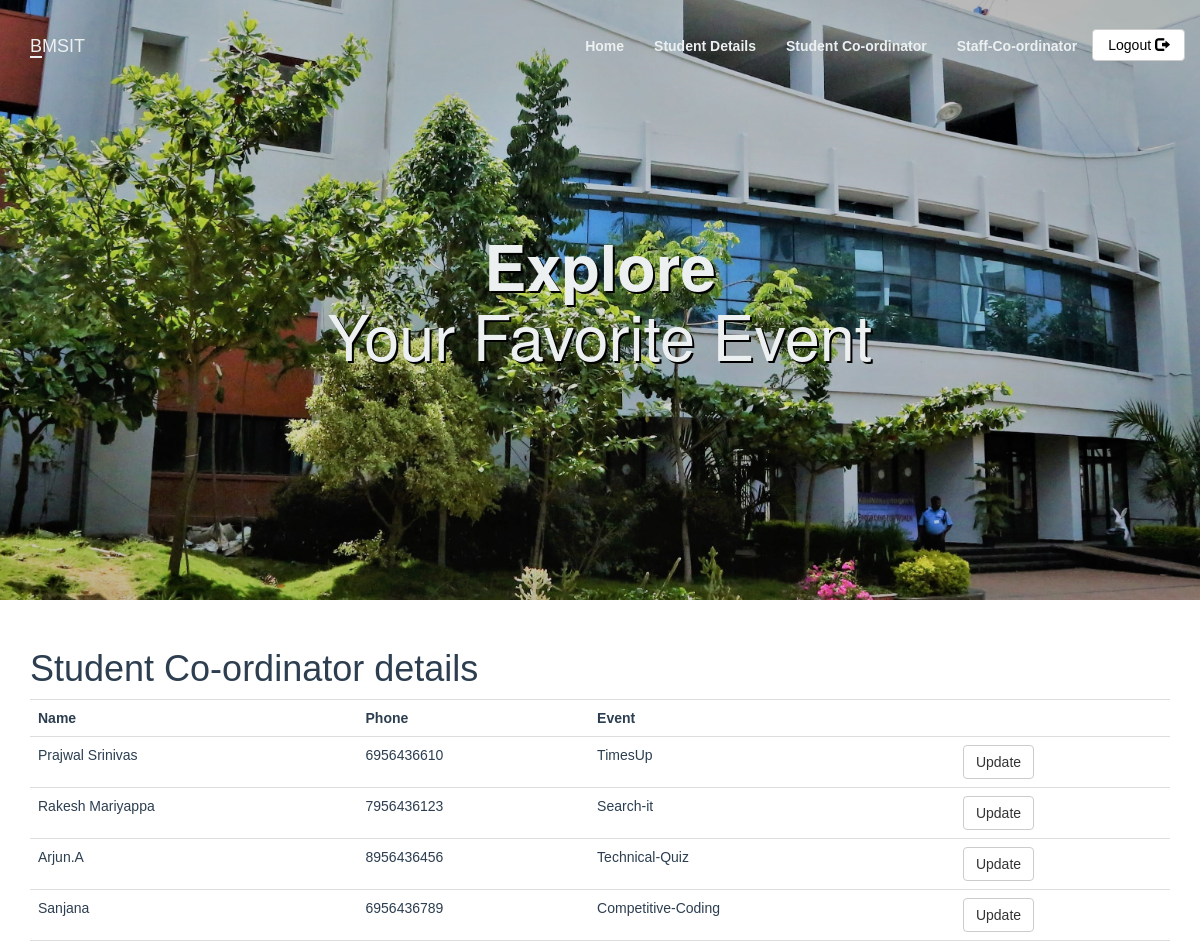
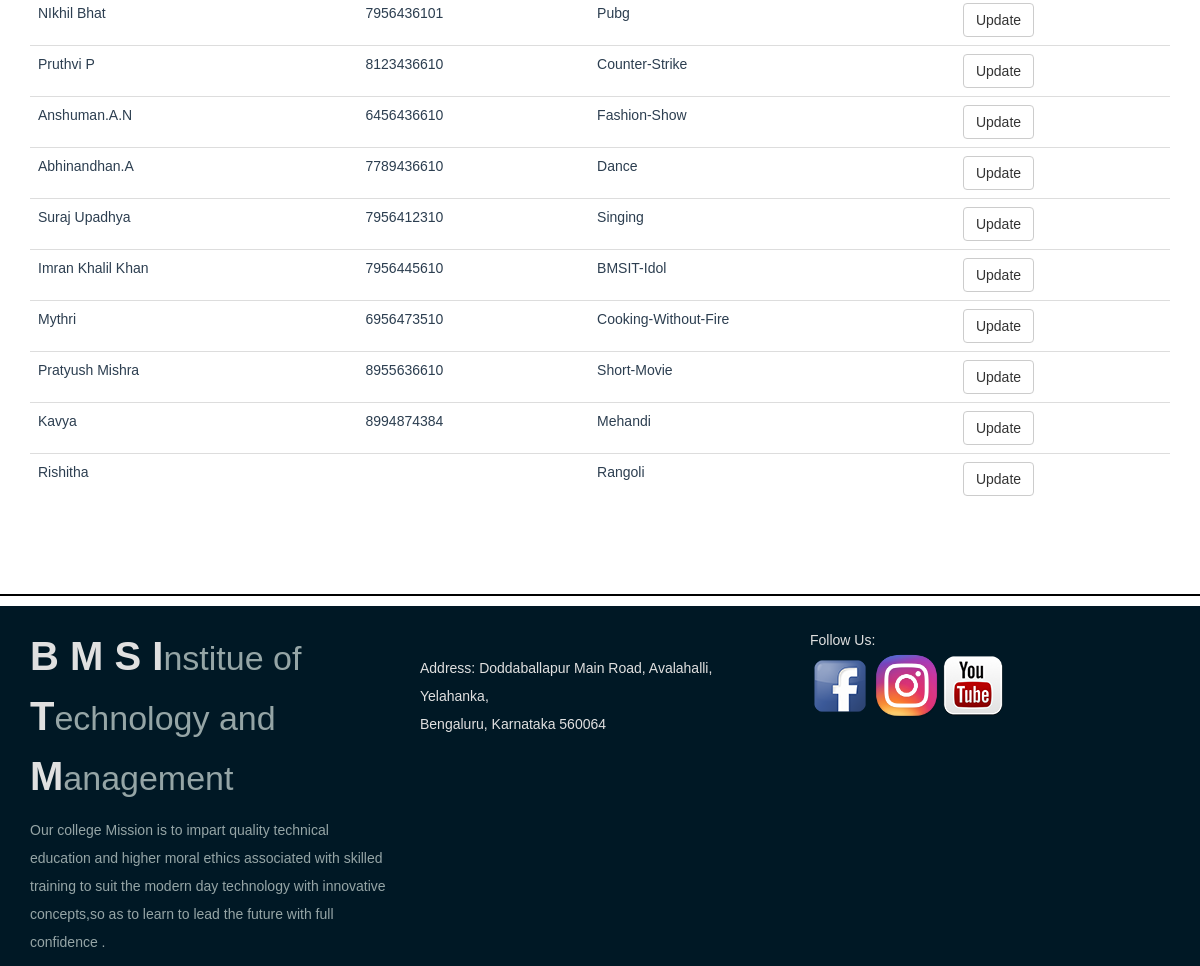
Screenshot of /Stu_cordinator.php with the database file from the repository (2 pictures, top to bottom).
### tables this page shows
CREATE TABLE `student_coordinator` (
  `sid` int(11) NOT NULL,
  `st_name` varchar(100) NOT NULL,
  `phone` varchar(10) DEFAULT NULL,
  `event_id` int(11) DEFAULT NULL
);

CREATE TABLE `events` (
  `event_id` int(11) NOT NULL,
  `event_title` varchar(50) NOT NULL,
  `event_price` int(11) DEFAULT NULL,
  `participents` int(100) DEFAULT 0,
  `img_link` text DEFAULT NULL,
  `type_id` int(11) DEFAULT NULL
);

### Stu_cordinator.php (the view, shortened to what this page needs)
<?php
include_once 'classes/db1.php';
$result = mysqli_query($conn,"SELECT * FROM student_coordinator s ,events e where e.event_id= s.event_id");
?>
<!DOCTYPE html>
<html>
<head>
        <?php require 'utils/styles.php'; ?>
    </head>
<body><?php include 'utils/adminHeader.php'?>
<div class = "content">
<div class = "container">
<h1>Student Co-ordinator details</h1>
<?php
if (mysqli_num_rows($result) > 0) {
?>
 <table class="table table-hover" >
  <tr>
    <th>Name</th>
    <th>Phone</th>
    <th>Event</th>
    <th></th>
  </tr>
<?php
while($row = mysqli_fetch_array($result)) {
?>
<tr>
    <td><?php echo $row["st_name"]; ?></td>
    <td><?php echo $row["phone"]; ?></td>
    <td><?php echo $row["event_title"]; ?></td>
    <td> <?php echo '<a  href="updateStudent.php?id='.$row['event_id'].'" class = "btn btn-default"> Update</a>'?></td>
</tr>
<?php
}
?>
</table>
 <?php
}
else{
    echo "No result found";
}
?>
</div>
</div>
 </body>
 <?php include 'utils/footer.php';?>
</html>

### css/style.css (style rules this page uses)
body { overflow-x: hidden; }
.content { font-family: Arial, Helvetica, sans-serif; color: #2C3E50; }

### rows the page displays
student_coordinator: st_name "Prajwal Srinivas", phone "6956436610", event.event_title "TimesUp"
student_coordinator: st_name "Rakesh Mariyappa", phone "7956436123", event.event_title "Search-it"
student_coordinator: st_name "Arjun.A", phone "8956436456", event.event_title "Technical-Quiz"
student_coordinator: st_name "Sanjana", phone "6956436789", event.event_title "Competitive-Coding"
student_coordinator: st_name "NIkhil Bhat", phone "7956436101", event.event_title "Pubg"
student_coordinator: st_name "Pruthvi P", phone "8123436610", event.event_title "Counter-Strike"
student_coordinator: st_name "Anshuman.A.N", phone "6456436610", event.event_title "Fashion-Show"
student_coordinator: st_name "Abhinandhan.A", phone "7789436610", event.event_title "Dance"
student_coordinator: st_name "Suraj Upadhya", phone "7956412310", event.event_title "Singing"
student_coordinator: st_name "Imran Khalil Khan", phone "7956445610", event.event_title "BMSIT-Idol"
student_coordinator: st_name "Mythri", phone "6956473510", event.event_title "Cooking-Without-Fire"
student_coordinator: st_name "Pratyush Mishra", phone "8955636610", event.event_title "Short-Movie"
student_coordinator: st_name "Kavya", phone "8994874384", event.event_title "Mehandi"
student_coordinator: st_name "Rishitha", event.event_title "Rangoli"
